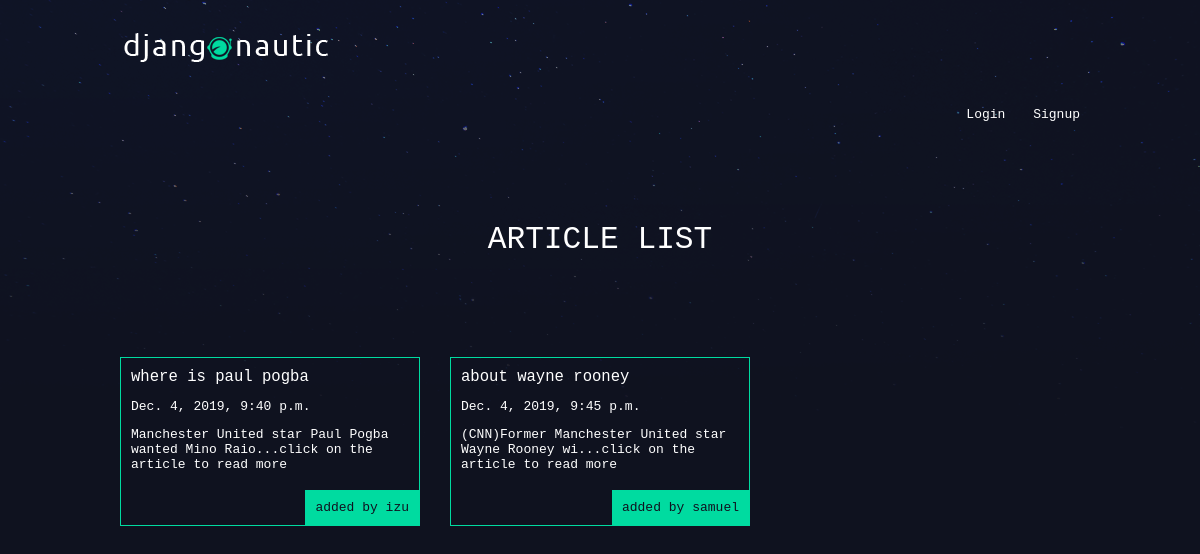
The app's page /articles/ with its own data.
### articles/models.py (models this page shows, shortened)
class Article(models.Model):
    title=models.CharField(max_length=100)
    slug=models.SlugField()
    body=models.TextField()
    date=models.DateTimeField(auto_now_add=True)
    thumbnail=models.ImageField(default='default.png',blank=True)
    author=models.ForeignKey(User,default=None,on_delete=models.CASCADE)
    def snippet(self):
        return self.body[:50] +'...'+'click on the article to read more'

### articles/views.py (the view)
def articles_list(request):
    articles=Article.objects.all().order_by('date')
    return render(request,'articles/articles_list.html',{'articles':articles})

### articles/templates/articles/articles_list.html
        {% extends "base_layout.html" %}
        {% block content %}
        <h1> ARTICLE LIST </h1>
        <div class='articles'>
        {% for article in articles %}
        <div class='article'>
        <h2><a href="{% url 'articles:detail' slug=article.slug %}">{{article.title}}</a></h2>
        <p>{{article.date}}</p>
        <p>{{article.snippet}} </p>
        <p class="author">added by  {{ article.author.username }} </p>
        </div>
        {% endfor %}
        </div>
        {% endblock %}

### static/styles.css (style rules this page uses)
body { background-color: #0f121f; background-image: url(stars.png); background-repeat: no-repeat; color: #fff; }
body * { font-family: monospace; }
h1, h2, h3, h4, h5 { font-weight: normal; margin: 0; }
a, a:hover, a:visited { color: #fff; text-decoration: none; }
div.wrapper h1 { text-align:center; margin:100px auto; font-size:2.4em; }
.articles { display:grid; grid-template-columns: 1fr 1fr 1fr; grid-gap:30px; }
.article { padding:10px; border:1px solid #00dba0; position:relative; padding-bottom: 40px; }
.article h2 { font-size:1.2em; }
.article .author { padding: 10px; background: #00dba0; position:absolute; right: 0; bottom: 0; margin:0; color: #0f121f; }

### records on screen
Article: title "where is paul pogba", date "Dec. 4, 2019, 9:40 p.m.", snippet "Manchester United star Paul Pogba wanted Mino Raio...click on the article to read more", author.username "izu"
Article: title "about wayne rooney", date "Dec. 4, 2019, 9:45 p.m.", snippet "(CNN)Former Manchester United star Wayne Rooney wi...click on the article to read more", author.username "samuel"
